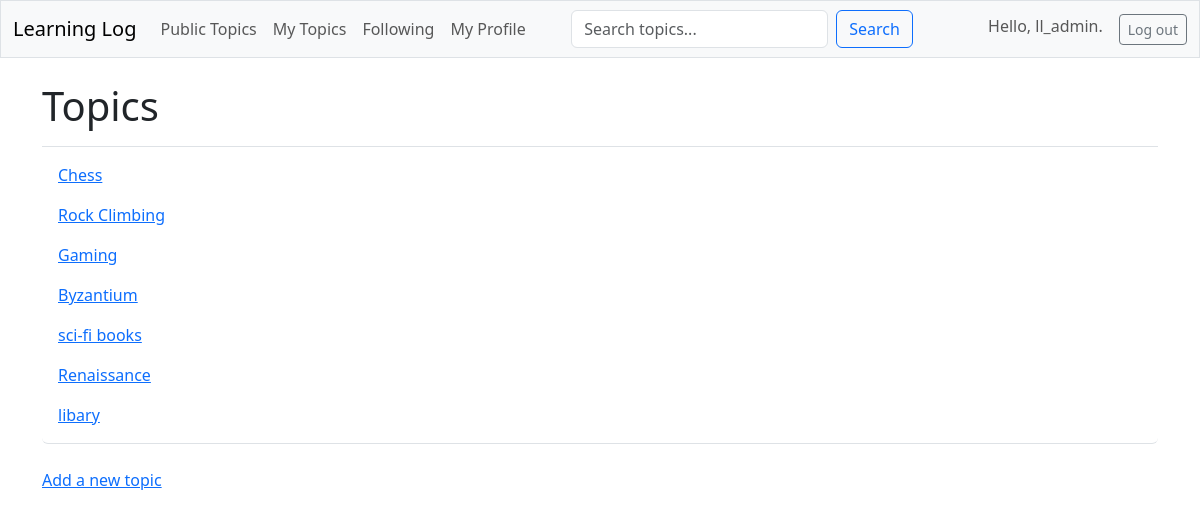
The app's page /topics/ (signed in) with its own data.
### learning_logs/models.py (models this page shows, shortened)
class Topic(models.Model):
    text = models.CharField(max_length=200)
    date_added = models.DateTimeField(auto_now_add=True)
    owner = models.ForeignKey(User, on_delete=models.CASCADE)
    public = models.BooleanField(default=False)
    category = models.ForeignKey(Category, on_delete=models.SET_NULL, null=True, blank=True)

### learning_logs/views.py (the view)
# urls.py: path('topics/', views.topics, name='topics'),
@login_required
def topics(request):
    topics = Topic.objects.filter(owner=request.user).order_by('date_added')
    context = {'topics': topics}
    return render(request, 'learning_logs/topics.html', context)

### learning_logs/templates/learning_logs/topics.html
{% extends 'learning_logs/base.html'%}
{% block page_header %}
   <h1>Topics</h1>
{% endblock page_header %}
{% block content %}
    <ul class="list-group border-bottom pb-2 mb-4">
        {% for topic in topics %}
            <li class="list-group-item border-0">
                <a href="{% url 'learning_logs:topic' topic.id %}">
                    {{topic.text }}</a>
            </li>
            {% empty%}
                <li class="list-group-item border-0">No topics habe been added yet.</li>
            {% endfor %}
    </ul>
    <a href="{% url 'learning_logs:new_topic' %}">Add a new topic</a>
{% endblock content%}

### learning_logs/templates/learning_logs/base.html (shortened to what this page needs)
<!doctype html>
<html lang="en">
<head>
    {% load django_bootstrap5 %}
    {% bootstrap_css %}
</head>
<body>
    <nav class="navbar navbar-expand-md navbar-light bg-light mb-4 border">
        <div class="container-fluid">
            <a class="navbar-brand" href="{% url 'learning_logs:index' %}">
                Learning Log</a>
            <div class="collapse navbar-collapse" id="navbarCollapse">
                <ul class="navbar-nav me-auto mb-2 mb-md-0">
                    <li class="nav-item">
                        <a class="nav-link" href="{% url 'learning_logs:public_topics' %}">
                            Public Topics</a>
                    </li>
                    {% if user.is_authenticated %}
                        <li class="nav-item">
                            <a class="nav-link" href="{% url 'learning_logs:topics' %}">
                                My Topics</a>
                        </li>
                        <li class="nav-item">
                            <a class="nav-link" href="{% url 'learning_logs:following_list' %}">
                                Following</a>
                        </li>
                        <li class="nav-item">
                            <a class="nav-link" href="{% url 'learning_logs:user_profile' user.username %}">
                                My Profile</a>
                        </li>
                    {% endif %}
                </ul>
                <form class="d-flex me-auto" method="GET" action="{% url 'learning_logs:search' %}">
                    <input class="form-control me-2" type="search" name="q" placeholder="Search topics..." aria-label="Search">
                    <button class="btn btn-outline-primary" type="submit">Search</button>
                </form>
                <ul class="navbar-nav ms-auto mb-2 mb-md-0">
                    {% if user.is_authenticated %}
                        <li class="nav-item">
                            <span class="navbar-text me-3">Hello, {{ user.username }}.
                            </span>
                        </li>
                        <li class="nav-item">
                            <form action="{% url 'accounts:logout' %}" method='post' class="d-inline">
                                <button type='submit' class='btn btn-outline-secondary btn-sm'>
                                    Log out</button>
                            </form>
                        </li>
                    {% endif %}
                </ul>
            </div>
        </div>
    </nav>
    <main class="container">
        <div class="pb-2 mb-2 border-bottom">
            {% block page_header %}{% endblock page_header %}
        </div>
        <div>
            {% block content %}{% endblock content %}
        </div>
    </main>
</body>
</html>

### records on screen
Topic: text "Chess"
Topic: text "Rock Climbing"
Topic: text "Gaming"
Topic: text "Byzantium"
Topic: text "sci-fi books"
Topic: text "Renaissance"
Topic: text "libary"

### other values on screen
{{ user.username }} "ll_admin"
